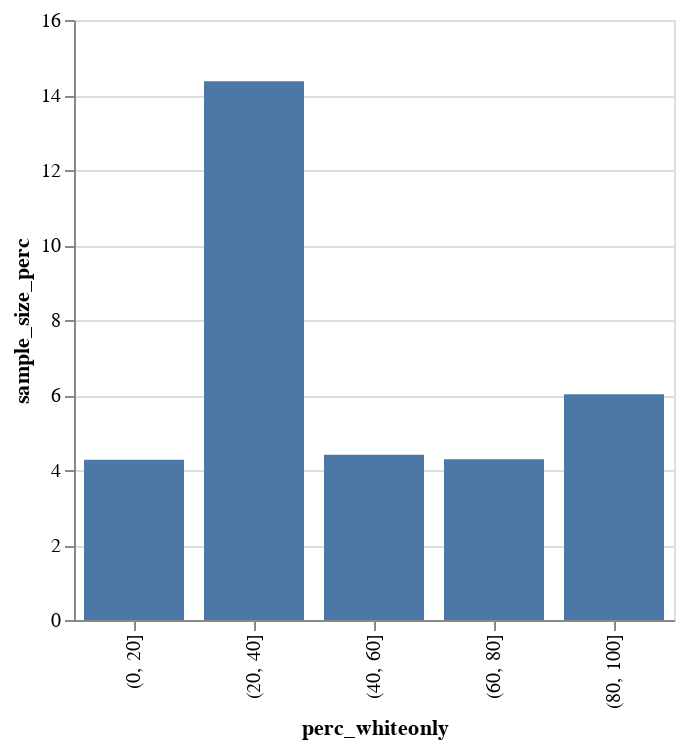

Here is the notebook cell this chart was saved with:
### Code cell
# 
alt.Chart(temp).mark_bar(size=50).encode(
    alt.X('perc_whiteonly:N'),
    alt.Y('sample_size_perc'),
    # color = alt.Color('color',scale=None),
    tooltip=[alt.Tooltip('perc_whiteonly'),
             alt.Tooltip('sample_size_perc')]
).properties(width=300, height=300).interactive()

### Figure 1 — Vega-Lite specification as saved in the notebook (floating-point values rounded to 4 significant figures)
{"config": {"view": {"continuousWidth": 400, "continuousHeight": 300}}, "data": {"name": "data-4fd55271c6647df072ac50da4a1570ef"}, "mark": {"type": "bar", "size": 50}, "encoding": {"tooltip": [{"type": "nominal", "field": "perc_whiteonly"}, {"type": "quantitative", "field": "sample_size_perc"}], "x": {"type": "nominal", "field": "perc_whiteonly"}, "y": {"type": "quantitative", "field": "sample_size_perc"}}, "height": 300, "selection": {"selector015": {"type": "interval", "bind": "scales", "encodings": ["x", "y"]}}, "width": 300, "$schema": "https://vega.github.io/schema/vega-lite/v4.8.1.json", "datasets": {"data-4fd55271c6647df072ac50da4a1570ef": [{"perc_whiteonly": "(0, 20]", "mean_device_count": 56.35, "sample_size_perc": 4.276, "sample_size_perc_deviation": -2.529, "color": "#e15759"}, {"perc_whiteonly": "(20, 40]", "mean_device_count": 56.4, "sample_size_perc": 14.37, "sample_size_perc_deviation": 7.565, "color": "#4e79a7"}, {"perc_whiteonly": "(40, 60]", "mean_device_count": 54.1, "sample_size_perc": 4.405, "sample_size_perc_deviation": -2.4, "color": "#e15759"}, {"perc_whiteonly": "(60, 80]", "mean_device_count": 51.15, "sample_size_perc": 4.284, "sample_size_perc_deviation": -2.521, "color": "#e15759"}, {"perc_whiteonly": "(80, 100]", "mean_device_count": 50.87, "sample_size_perc": 6.018, "sample_size_perc_deviation": -0.7864, "color": "#e15759"}]}}
